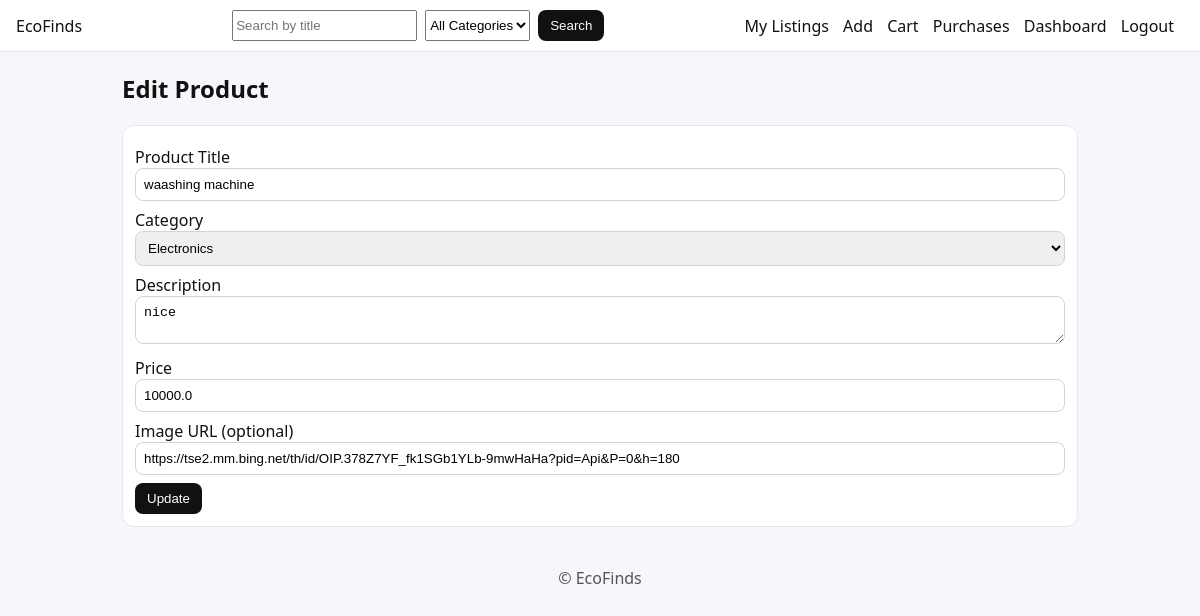
Page /listings/5/edit (signed in) on the committed database.
### app.py (models this page shows)
class Product(db.Model):
    id = db.Column(db.Integer, primary_key=True)
    user_id = db.Column(db.Integer, db.ForeignKey('user.id'), nullable=False)
    title = db.Column(db.String(120), nullable=False)
    description = db.Column(db.Text, nullable=False)
    category = db.Column(db.String(50), nullable=False)
    price = db.Column(db.Float, nullable=False)
    image_url = db.Column(db.String(255), nullable=False, default="/static/img/placeholder.png")
    created_at = db.Column(db.DateTime, default=datetime.utcnow)

### app.py (the view, shortened to what this page needs)
@app.route('/listings/<int:pid>/edit', methods=['GET', 'POST'])
@login_required
def edit_product(pid):
    prod = Product.query.get_or_404(pid)
    if prod.user_id != session['user_id']:
        flash("Not authorized.")
        return redirect(url_for('my_listings'))
    return render_template('add_product.html', categories=CATEGORIES, prod=prod, editing=True)

### app.py (called while the page is built)
def login_required(f):
    @wraps(f)
    def wrapper(*args, **kwargs):
        if 'user_id' not in session:
            return redirect(url_for('login', next=request.path))
        return f(*args, **kwargs)
    return wrapper

### templates/add_product.html
{% extends "base.html" %}
{% block content %}
<h2>{{ 'Edit Product' if editing else 'Add New Product' }}</h2>
<form method="post" class="card form">
  <label>Product Title <input name="title" value="{{ prod.title if prod else '' }}" required></label>
  <label>Category
    <select name="category" required>
      {% for c in categories %}
        <option value="{{c}}" {% if prod and prod.category==c %}selected{% endif %}>{{c}}</option>
      {% endfor %}
    </select>
  </label>
  <label>Description <textarea name="description" required>{{ prod.description if prod else '' }}</textarea></label>
  <label>Price <input name="price" type="number" step="0.01" min="0" value="{{ prod.price if prod else '' }}" required></label>
  <label>Image URL (optional) <input name="image_url" value="{{ prod.image_url if prod else '' }}"></label>
  <button>{{ 'Update' if editing else 'Submit Listing' }}</button>
</form>
{% endblock %}

### static/style.css (style rules this page uses)
* { box-sizing:border-box }
body { font-family:system-ui,-apple-system,Segoe UI,Roboto,Arial,sans-serif;margin:0;background:#f7f7fb;color:#111 }
.card { background:#fff;border:1px solid #e5e7eb;border-radius:12px;padding:12px }
.form label { display:block;margin:8px 0 }
.form input,.form textarea,.form select { width:100%;padding:8px;border:1px solid #d1d5db;border-radius:8px }
.form button,.btn,button { padding:8px 12px;border:0;border-radius:8px;background:#111;color:#fff;cursor:pointer }

### rows in the picture
Product: title "waashing machine", category "Electronics", description "nice", price "10000.0", image_url "https://tse2.mm.bing.net/th/id/OIP.378Z7YF_fk1SGb1YLb-9mwHaHa?pid=Api&P=0&h=180"

### other values in the picture
{{ 'Edit Product' if editing else 'Add New Product' }} "Edit Product"
{{ 'Update' if editing else 'Submit Listing' }} "Update"
